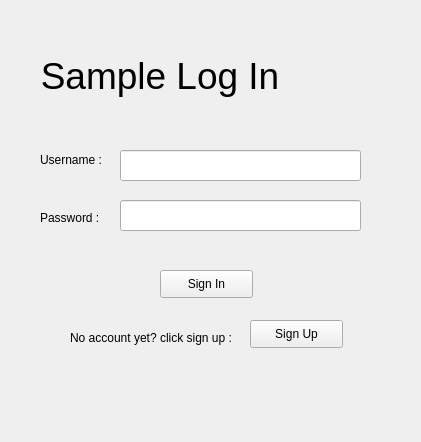
<?xml version="1.0" encoding="UTF-8"?>
<ui version="4.0">
 <class>LogIn</class>
 <widget class="QWidget" name="LogIn">
  <property name="geometry">
   <rect>
    <x>0</x>
    <y>0</y>
    <width>421</width>
    <height>442</height>
   </rect>
  </property>
  <property name="windowTitle">
   <string>Sample Log In</string>
  </property>
  <widget class="QPushButton" name="SignInSignIn">
   <property name="geometry">
    <rect>
     <x>160</x>
     <y>270</y>
     <width>93</width>
     <height>28</height>
    </rect>
   </property>
   <property name="text">
    <string>Sign In</string>
   </property>
  </widget>
  <widget class="QLabel" name="label">
   <property name="geometry">
    <rect>
     <x>40</x>
     <y>150</y>
     <width>81</width>
     <height>20</height>
    </rect>
   </property>
   <property name="font">
    <font>
     <pointsize>9</pointsize>
    </font>
   </property>
   <property name="text">
    <string>Username :</string>
   </property>
  </widget>
  <widget class="QLabel" name="label_2">
   <property name="geometry">
    <rect>
     <x>40</x>
     <y>210</y>
     <width>71</width>
     <height>16</height>
    </rect>
   </property>
   <property name="font">
    <font>
     <pointsize>9</pointsize>
    </font>
   </property>
   <property name="text">
    <string>Password : </string>
   </property>
  </widget>
  <widget class="QLabel" name="label_3">
   <property name="geometry">
    <rect>
     <x>10</x>
     <y>40</y>
     <width>391</width>
     <height>71</height>
    </rect>
   </property>
   <property name="font">
    <font>
     <pointsize>28</pointsize>
    </font>
   </property>
   <property name="text">
    <string>   Sample Log In</string>
   </property>
  </widget>
  <widget class="QLabel" name="label_4">
   <property name="geometry">
    <rect>
     <x>70</x>
     <y>330</y>
     <width>181</width>
     <height>16</height>
    </rect>
   </property>
   <property name="text">
    <string>No account yet? click sign up : </string>
   </property>
  </widget>
  <widget class="QPushButton" name="SignInSignUp">
   <property name="geometry">
    <rect>
     <x>250</x>
     <y>320</y>
     <width>93</width>
     <height>28</height>
    </rect>
   </property>
   <property name="text">
    <string>Sign Up</string>
   </property>
  </widget>
  <widget class="QLineEdit" name="SignInUsername">
   <property name="geometry">
    <rect>
     <x>120</x>
     <y>150</y>
     <width>241</width>
     <height>31</height>
    </rect>
   </property>
  </widget>
  <widget class="QLineEdit" name="SignInPassword">
   <property name="geometry">
    <rect>
     <x>120</x>
     <y>200</y>
     <width>241</width>
     <height>31</height>
    </rect>
   </property>
  </widget>
 </widget>
 <resources/>
 <connections/>
</ui>
